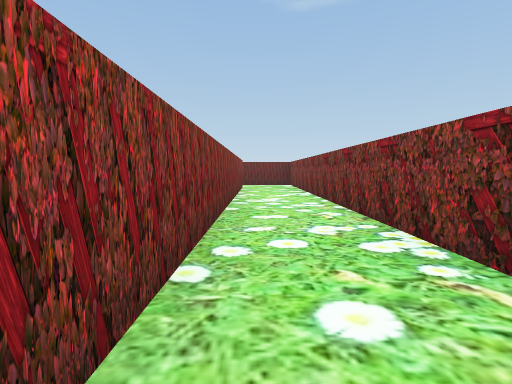
View 1 (above)

14 first-person views from a walk through a 3-D level made in the Unity game engine. The camera is 0.62 m above the floor, tilts 4° down and sees 80° across. The floor is counted in squares, 1 m on a side. Each view is taken from the middle of a square. On the plan, view 1 faces up. The plan holds only what a view shows up to about 9 squares ahead; the rest is blank. The player character is not drawn.

View 2
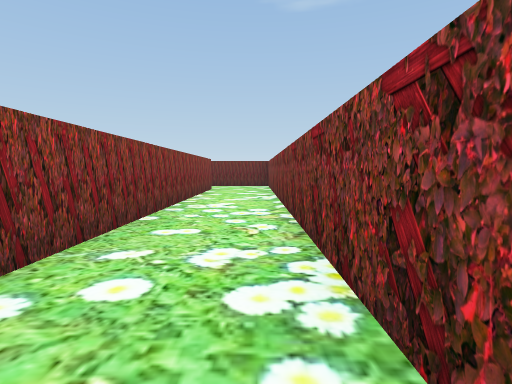

View 3
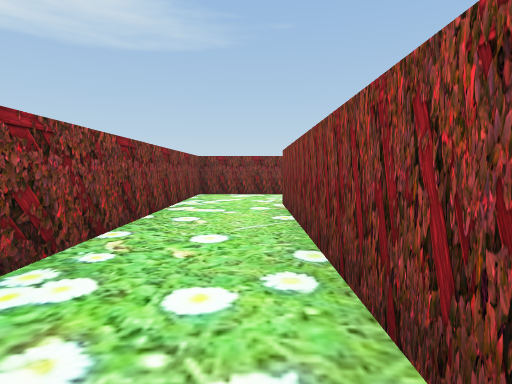

View 4
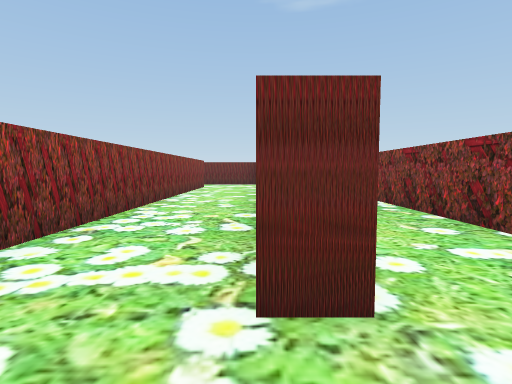

View 5
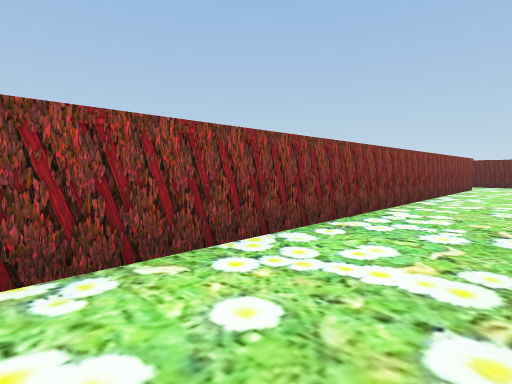

View 6
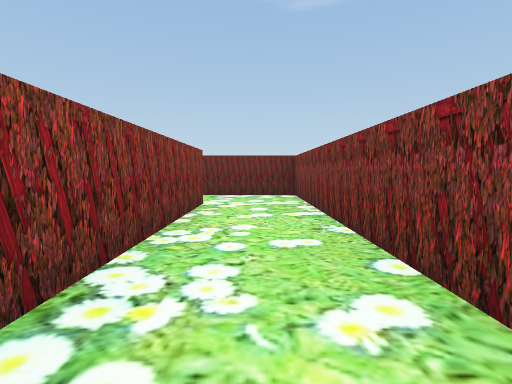

View 7
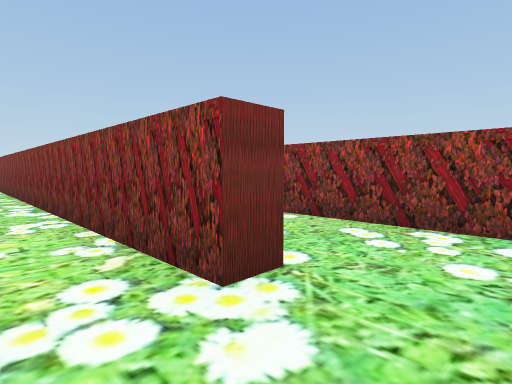

View 8
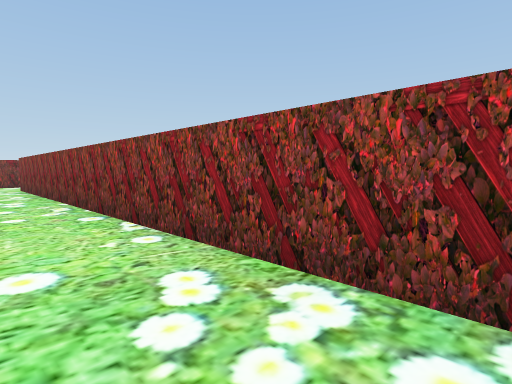

View 9
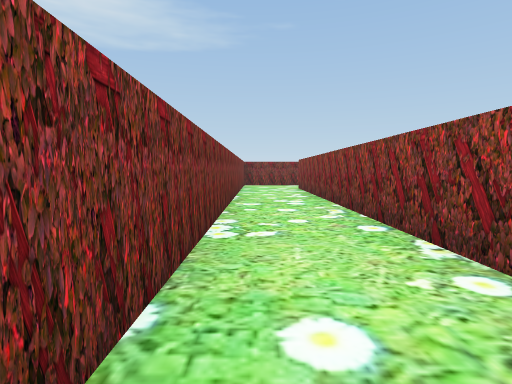

View 10
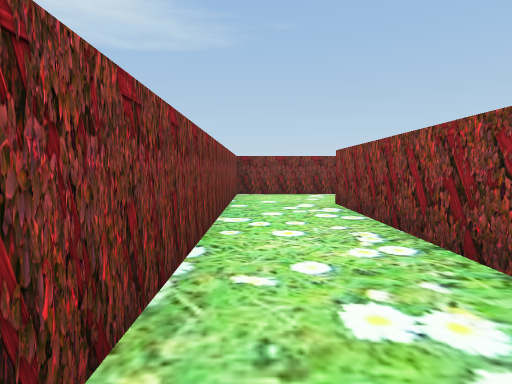

View 11
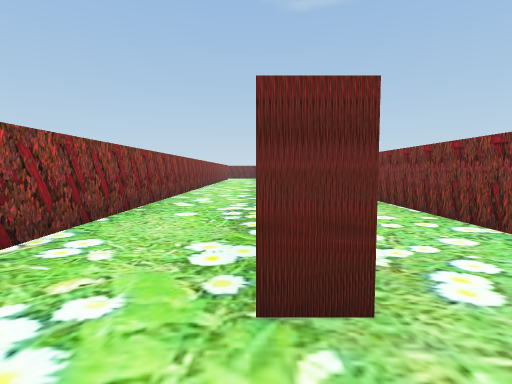

View 12
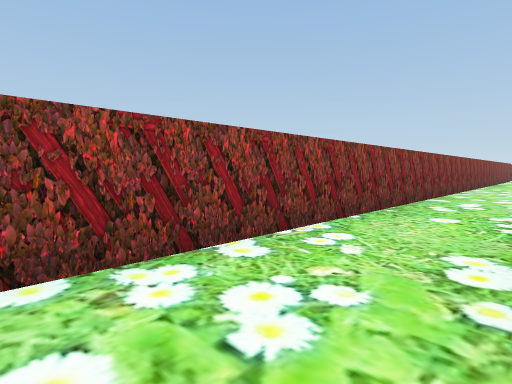

View 13
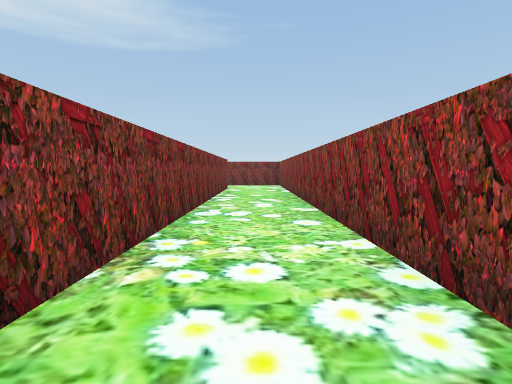

View 14
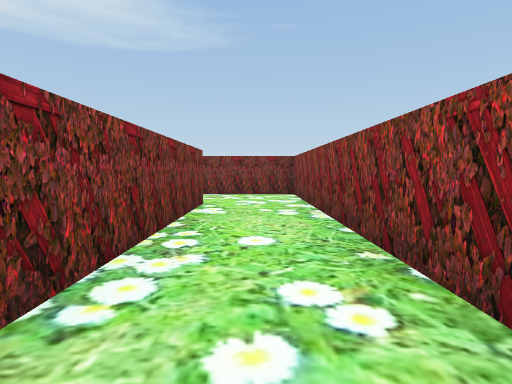

### Floor plan
Ten units are one square. View 1 is at (0, 0); x grows to the right and y downward. Boxes are objects, and circles mark ways between rooms. Rooms are numbered by the first view taken in them; rooms with no view inside come last. Other rooms are left out.
<svg viewBox="-85 -115 105 160">
<path fill="none" stroke="#000" d="M-5 -99 -5 18M-8 40 15 40 15 -100M-10 -41 -10 -107 -24 -107M-5 18 -10 18M-30 -88 -30 29M-35 -88 -30 -88M-55 -100 -55 18M-24 -107 -34 -107M-55 40 -35 40 -35 -85M-80 -79 -80 40 -55 40M-55 18 -60 18 -60 -79"/>
<circle cx="-10" cy="25" r="3" fill="#2a7"/>
<circle cx="-30" cy="-95" r="3" fill="#2a7"/>
<circle cx="-60" cy="25" r="3" fill="#2a7"/>
<text x="0" y="-50">1</text>
<text x="-20" y="-30">2</text>
<text x="-40" y="-40">3</text>
<text x="-70" y="-110">4</text>
</svg>
Room 1 opens to room 2. Room 2 opens to room 3. Room 3 opens to room 4.

Where each view was taken, in squares from view 1:
view 1: 0 up, 0 right, facing up
view 2: 1 up, 1 right, facing up
view 3: 4 up, 0 right, facing down
view 4: 3 down, 1 left, facing up
view 5: 3 down, 1 left, facing up-left
view 6: 3 up, 2 left, facing up
view 7: 10 up, 2 left, facing down-left
view 8: 10 up, 4 left, facing down-left
view 9: 9 up, 4 left, facing down
view 10: 4 up, 4 left, facing down
view 11: 3 down, 6 left, facing up
view 12: 3 down, 6 left, facing up-left
view 13: 9 up, 7 left, facing down
view 14: 4 up, 7 left, facing down
